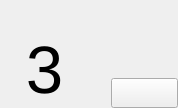
<?xml version="1.0" encoding="UTF-8"?>
<ui version="4.0">
 <class>Form</class>
 <widget class="QWidget" name="Form">
  <property name="geometry">
   <rect>
    <x>0</x>
    <y>0</y>
    <width>178</width>
    <height>108</height>
   </rect>
  </property>
  <property name="windowTitle">
   <string>Form</string>
  </property>
  <property name="styleSheet">
   <string notr="true">#Form{border-image: url(:/newPrefix/IMG_0403.PNG);}
</string>
  </property>
  <layout class="QHBoxLayout" name="horizontalLayout" stretch="4,1,3">
   <property name="spacing">
    <number>0</number>
   </property>
   <property name="leftMargin">
    <number>0</number>
   </property>
   <property name="topMargin">
    <number>0</number>
   </property>
   <property name="rightMargin">
    <number>0</number>
   </property>
   <property name="bottomMargin">
    <number>0</number>
   </property>
   <item>
    <layout class="QVBoxLayout" name="verticalLayout">
     <property name="spacing">
      <number>0</number>
     </property>
     <item>
      <spacer name="verticalSpacer">
       <property name="orientation">
        <enum>Qt::Vertical</enum>
       </property>
       <property name="sizeHint" stdset="0">
        <size>
         <width>20</width>
         <height>40</height>
        </size>
       </property>
      </spacer>
     </item>
     <item>
      <widget class="QLabel" name="lb_stack_count">
       <property name="font">
        <font>
         <pointsize>50</pointsize>
        </font>
       </property>
       <property name="text">
        <string>3</string>
       </property>
       <property name="alignment">
        <set>Qt::AlignCenter</set>
       </property>
      </widget>
     </item>
    </layout>
   </item>
   <item>
    <spacer name="horizontalSpacer">
     <property name="orientation">
      <enum>Qt::Horizontal</enum>
     </property>
     <property name="sizeHint" stdset="0">
      <size>
       <width>19</width>
       <height>10</height>
      </size>
     </property>
    </spacer>
   </item>
   <item>
    <layout class="QVBoxLayout" name="verticalLayout_2">
     <property name="spacing">
      <number>0</number>
     </property>
     <item>
      <spacer name="verticalSpacer_2">
       <property name="orientation">
        <enum>Qt::Vertical</enum>
       </property>
       <property name="sizeHint" stdset="0">
        <size>
         <width>20</width>
         <height>40</height>
        </size>
       </property>
      </spacer>
     </item>
     <item>
      <widget class="QPushButton" name="btn_harvest_icon">
       <property name="sizePolicy">
        <sizepolicy hsizetype="Minimum" vsizetype="Minimum">
         <horstretch>0</horstretch>
         <verstretch>0</verstretch>
        </sizepolicy>
       </property>
       <property name="minimumSize">
        <size>
         <width>30</width>
         <height>30</height>
        </size>
       </property>
       <property name="styleSheet">
        <string notr="true">border-image: url(:/newPrefix/harvest.png);</string>
       </property>
       <property name="text">
        <string/>
       </property>
      </widget>
     </item>
    </layout>
   </item>
  </layout>
 </widget>
 <resources>
  <include location="../images/MyQRC.qrc"/>
 </resources>
 <connections/>
</ui>
